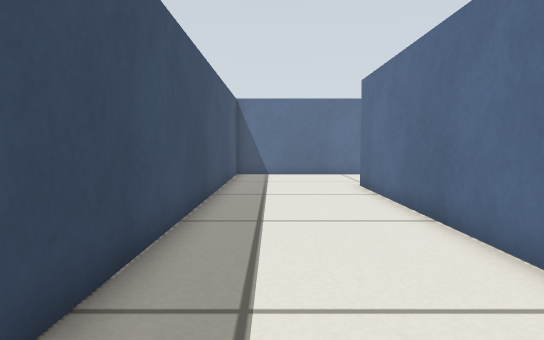
[1] (above)

16 first-person views from a walk through a Gazebo world. The camera is 0.39 m above the floor, tilts 4° down and sees 75° across. Floor lines are 1 m apart. The floor is counted in squares, 0.25 m on a side. Each view is taken from the middle of a square. On the plan, view 1 faces up. The plan holds only what a view shows up to about 16 squares ahead; the rest is blank.

[2]
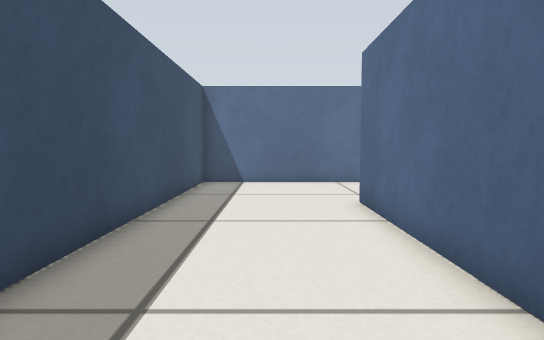

[3]
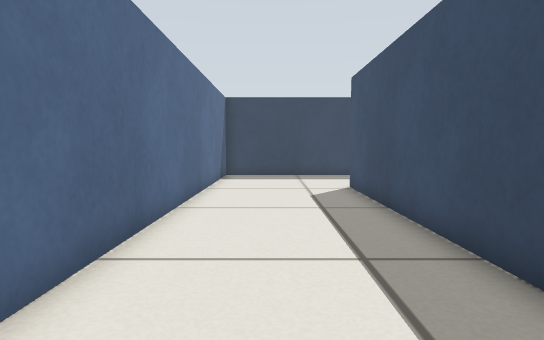

[4]
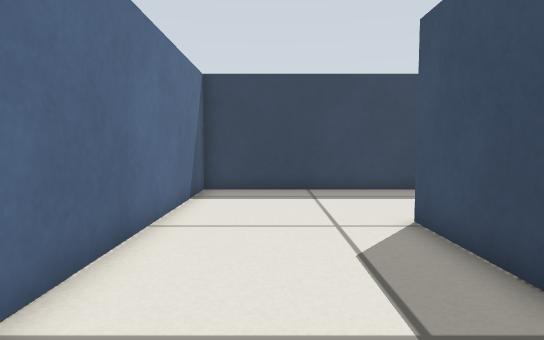

[5]
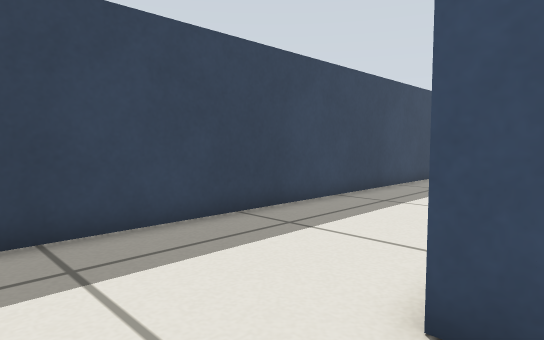

[6]
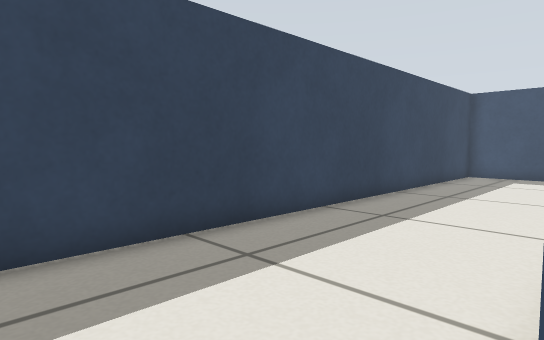

[7]
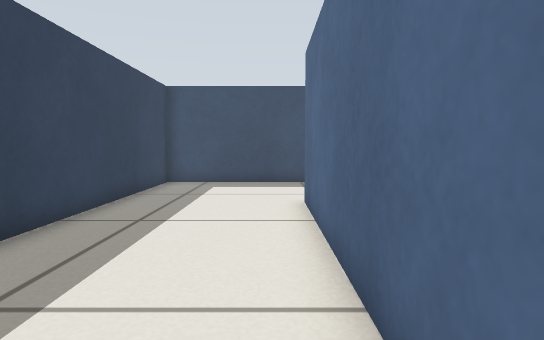

[8]
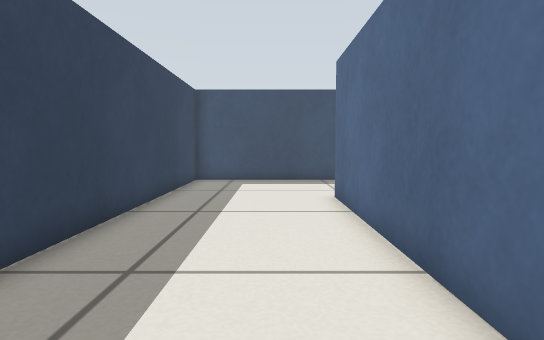

[9]
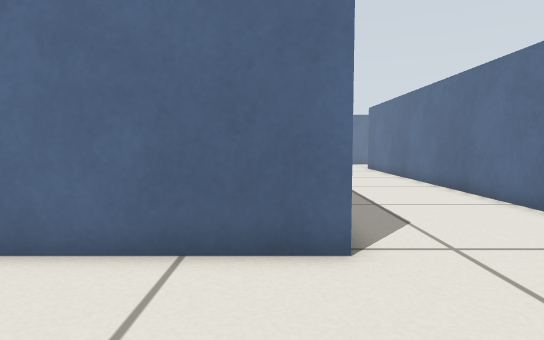

[10]
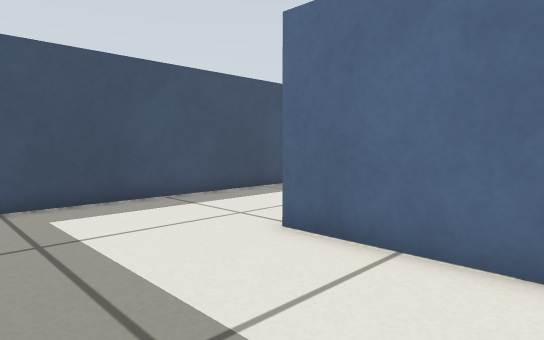

[11]
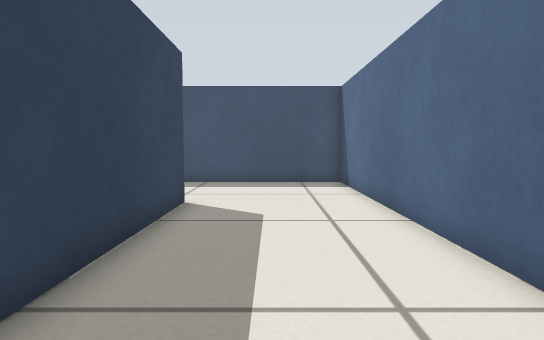

[12]
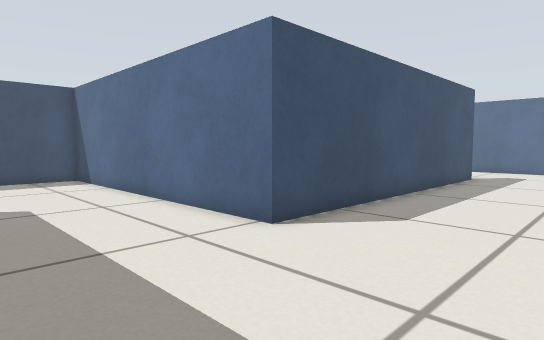

[13]
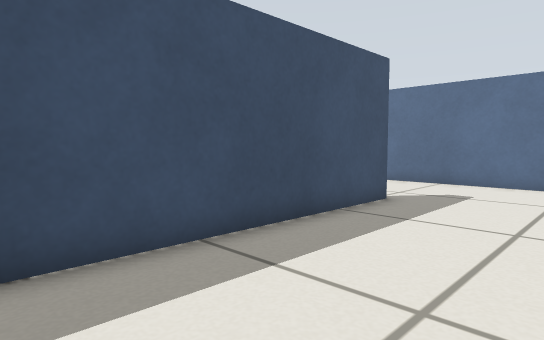

[14]
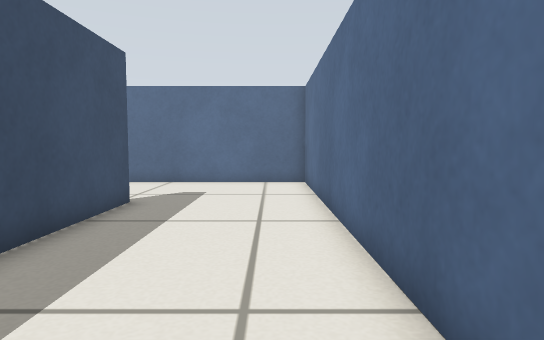

[15]
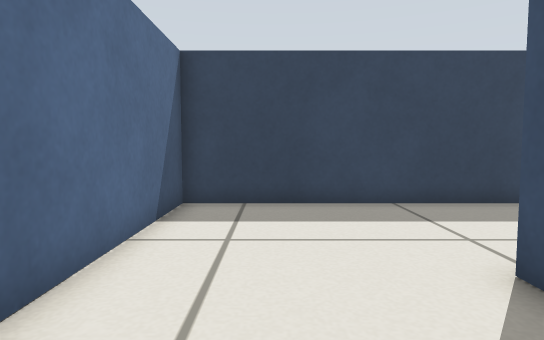

[16]
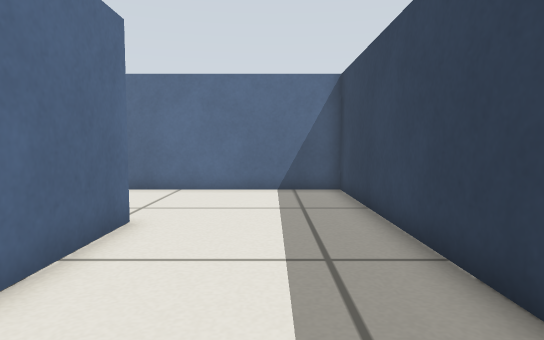

### Floor plan
Ten units are one square. View 1 is at (0, 0); x grows to the right and y downward. Boxes are objects, and circles mark ways between rooms. Rooms are numbered by the first view taken in them; rooms with no view inside come last. Other rooms are left out.
<svg viewBox="-204 -194 249 303">
<path fill="none" stroke="#000" d="M-199 45 -199 104 34 104 34 -136M36 -189 -19 -189 -19 51 -146 51M-26 -58 -26 -189 -86 -189M-79 -136 -79 -9 -199 -9 -199 45M-146 44 -26 44 -26 -20"/>
<circle cx="-170" cy="50" r="3" fill="#2a7"/>
<text x="-10" y="10">1</text>
<text x="-70" y="-40">2</text>
</svg>
Room 1 opens to room 2.

Where each view was taken, in squares from view 1:
view 1: 0 up, 0 right, facing up
view 2: 4 up, 1 right, facing up
view 3: 8 up, 1 right, facing down
view 4: 2 up, 1 right, facing down
view 5: 4 down, 1 right, facing down-left
view 6: 5 down, 1 left, facing down-left
view 7: 6 down, 5 left, facing left
view 8: 7 down, 4 left, facing left
view 9: 10 down, 3 left, facing up
view 10: 10 down, 10 left, facing up-left
view 11: 2 down, 5 left, facing left
view 12: 4 down, 3 left, facing up-left
view 13: 4 up, 3 left, facing up-left
view 14: 4 up, 4 left, facing up
view 15: 5 up, 5 left, facing down
view 16: 8 down, 9 left, facing right
